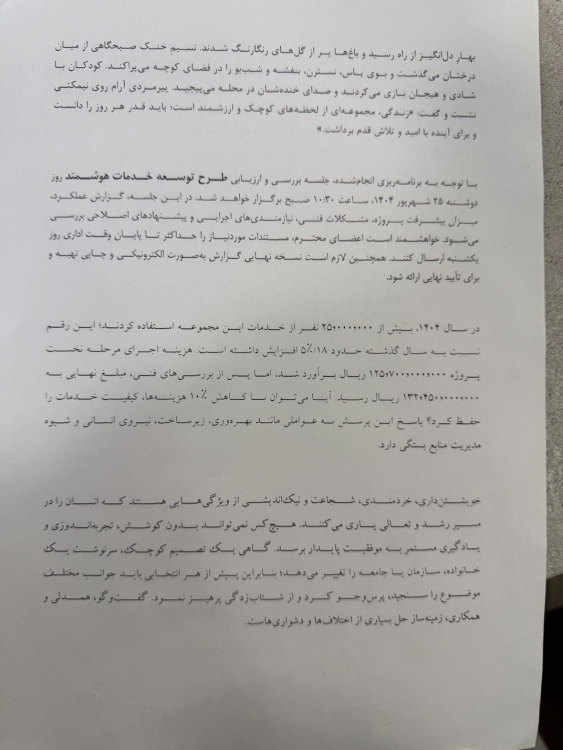
#> input picture ocr_eval/samples/prose_page.jpg, 1125 x 1500 px (shown at 1/2 size)
$ python -i page_prep.py   (imports and definitions only)
#> lines starting #> are read from the running program, lines starting #| are printed output that depends on the picture; after the words box and inside, x2 and y2 are one past the last pixel; in counts of white or black regions, pixels touching at a corner belong together
# -*- coding: utf-8 -*-
r"""Find the sheet of paper in the frame and hand the transcriber that, and only that.

A phone photo is not a page: it is a page lying on a desk, under a shadow, at an angle.
Everything in the frame that is not paper is texture, and `flatten()`'s background
division turns texture into ink — on test image 2 the empty grey desk below the
sheet produced four "lines" of output, one of them a whole fabricated table row
(«18 8 تا دا که ۱8111353112»). No amount of downstream filtering can fix that
reliably, because by then the noise looks exactly like faint text. It has to not be in
the image.

    find_quad   the paper's four corners, or None when the frame already is the page
    warp        perspective-correct to a rectangle (also removes the tilt, so a warped
                page needs no further deskew)
    crop_page   the whole decision: quad -> warp, else bounding box, else unchanged

What is deliberately NOT done here:

  * No binarisation, no contrast work, no resampling. This stage only answers "which
    pixels are the page"; `transcribe.flatten()` owns everything after that, and the
    two must not both decide the same thing.
  * A page that already fills the frame is returned untouched. The 90-document corpus
    is CamScanner output, already cropped, and warping an already-rectangular page
    costs a resample for nothing.

`Prep.to_original` maps a point in the prepared image back to the frame the caller
uploaded, so boxes can still be drawn on the original photo.
"""
from __future__ import annotations

from dataclasses import dataclass, field

import cv2
import numpy as np
from PIL import Image

# A contour must cover at least this much of the frame to be the page. Below it we are
# looking at a label, a shadow or a desk edge.
MIN_PAGE_FRAC = 0.25
# Above this, the page already is the frame: a scan, or a photo cropped by the camera app.
#
# This number is a deliberately blunt instrument, and the reason is a negative result worth
# recording. Five candidate ways to tell "scan that needs no crop" from "photo of a page on
# a desk" were measured on the 54 dev scans against the two phone photos — brightness of the
# surround, its texture, the page's bounding box, the quad's perspective offset, and its
# rectangularity — and **every one of them overlaps**: the least rectangular corpus scan is
# less rectangular than the photo, the darkest surround belongs to a scan, and so on. There
# is no cheap geometric signal here that separates the two populations.
#
# So the gate asks only the question it can answer honestly: is a large part of this frame
# not page? At 0.93 and 0.97 the crop fired on corpus scans and made every one of the three
# documents it touched worse (CER +1.4 to +7.1 pp, numbers and atoms both down). At 0.90 it
# touches no corpus scan at all and still takes test image 2, whose page covers 0.867
# of its frame. A page surrounded by a thin border is left alone — that border costs little,
# and cropping it has been measured to cost more.
FULL_FRAME_FRAC = 0.90
# A quadrilateral this close to its own bounding box is a rectangle photographed straight
# on; cropping it is free, warping it is a resample that buys nothing.
MIN_WARP_OFFSET = 0.015
# How far a quadrilateral may depart from its own bounding box before we distrust it as a
# perspective estimate and fall back to a straight crop.
MAX_QUAD_SKEW = 0.25


@dataclass
class Prep:
    """What was done to the image, and how to get back to the original."""
    cropped: bool = False
    warped: bool = False
    quad: list | None = None                       # 4 corners in original coordinates
    box: tuple | None = None                       # (x0, y0, x1, y1) in original coordinates
    original_size: tuple = (0, 0)
    size: tuple = (0, 0)
    inverse: np.ndarray | None = field(default=None, repr=False)   # prepared -> original

    # [10 lines left out: functions to_original, as_dict, not called in this run]


def _to_cv(im: Image.Image) -> np.ndarray:
    return cv2.cvtColor(np.asarray(im.convert("RGB")), cv2.COLOR_RGB2BGR)


def _to_pil(a: np.ndarray) -> Image.Image:
    return Image.fromarray(cv2.cvtColor(a, cv2.COLOR_BGR2RGB))


def _page_mask(bgr: np.ndarray) -> np.ndarray:
    """Paper is the smooth region; a desk is a textured one.

    Brightness alone does not work and the measurement says so: on test image 2 the
    concrete desk sits at V 150-175 and the paper at 160-210, overlapping so heavily that
    Otsu puts the threshold at 105 and calls 94% of the frame page. Local standard
    deviation separates the same two surfaces with no overlap at all — paper 1.0-1.4,
    desk 11-15 — because paper is smooth and a desk is speckled.

    Text is textured too, so the text block would be cut out of its own page. That is why
    the largest contour is taken filled: the text lines are holes inside the sheet, and
    filling the outer contour puts them back.
    """
    g = cv2.cvtColor(bgr, cv2.COLOR_BGR2GRAY).astype(np.float32)
    k = 11
    mu = cv2.blur(g, (k, k))
    sd = np.sqrt(np.maximum(cv2.blur(g * g, (k, k)) - mu * mu, 0))
    sd = cv2.blur(sd, (41, 41))                     # one stroke is not a texture
    t, _ = cv2.threshold(np.clip(sd * 4, 0, 255).astype(np.uint8), 0, 255,
                         cv2.THRESH_BINARY + cv2.THRESH_OTSU)
    smooth = (sd * 4 <= t)
    # Whatever is as bright as the paper is paper, however textured: this is what keeps a
    # dense block of text, and a coloured letterhead, inside the page.
    lum = cv2.blur(g, (41, 41))
    paper = float(np.percentile(mu, 97))
    bright = lum >= 0.88 * paper
    # Smoothness alone is not enough to call something paper. Otsu puts the threshold
    # between the two textures actually present, so on a page whose text is high contrast
    # and whose desk is only mildly speckled it lands *above* the desk and declares the
    # desk smooth — and then the whole frame is "page". A surface well darker than the
    # paper is not paper however flat it is.
    mask = ((bright | (smooth & (lum >= 0.70 * paper))).astype(np.uint8)) * 255
    kk = max(9, min(bgr.shape[:2]) // 50) | 1
    mask = cv2.morphologyEx(mask, cv2.MORPH_CLOSE, np.ones((kk, kk), np.uint8))
    mask = cv2.morphologyEx(mask, cv2.MORPH_OPEN, np.ones((7, 7), np.uint8))

    cnts, _ = cv2.findContours(mask, cv2.RETR_EXTERNAL, cv2.CHAIN_APPROX_SIMPLE)
    if not cnts:
        return mask
    filled = np.zeros_like(mask)
    cv2.drawContours(filled, [max(cnts, key=cv2.contourArea)], -1, 255, cv2.FILLED)
    return filled


# [6 lines left out: function _order_quad, not called in this run]


def find_quad(bgr: np.ndarray) -> tuple[np.ndarray | None, tuple | None]:
    """(quad, bounding box) of the page in original coordinates, each possibly None.

    The quad is only returned when the contour really is a quadrilateral: a page held
    flat against a desk gives one, a curled or partly occluded page does not, and
    warping to a wrong quad stretches the text out of shape.
    """
    h, w = bgr.shape[:2]
    scale = 900 / max(h, w)
    small = cv2.resize(bgr, None, fx=scale, fy=scale) if scale < 1 else bgr
    sh, sw = small.shape[:2]
    cnts, _ = cv2.findContours(_page_mask(small), cv2.RETR_EXTERNAL, cv2.CHAIN_APPROX_SIMPLE)
    if not cnts:
        return None, None
    c = max(cnts, key=cv2.contourArea)
    if cv2.contourArea(c) < MIN_PAGE_FRAC * sh * sw:
        return None, None
    # "Is there anything here but page?" is asked of the CONVEX HULL, and the two wrong
    # answers either side of it were both measured. The bounding box says no for a sheet
    # lying at an angle, whose box fills the frame while its corners are still desk — that
    # left test image 2 uncropped. The raw contour says yes for a clean scan, whose
    # mask is ragged at the edges, so 34 of 54 corpus scans were cropped and 13 of them
    # perspective-warped for nothing: whole numbers -7.7 pp and CER +3.2 pp on exactly
    # those 13. A page is convex, so its hull is the honest measure of how much of the
    # frame it occupies.
    if cv2.contourArea(cv2.convexHull(c)) >= FULL_FRAME_FRAC * sh * sw:
        return None, None                       # already a page-filling image

    x, y, bw, bh = cv2.boundingRect(c)
    s = 1 / scale if scale < 1 else 1.0
    box = (int(x * s), int(y * s), int((x + bw) * s), int((y + bh) * s))

    quad = None
    peri = cv2.arcLength(c, True)
    for eps in (0.02, 0.03, 0.04, 0.05):
        ap = cv2.approxPolyDP(c, eps * peri, True)
        if len(ap) == 4 and cv2.isContourConvex(ap):
            q = _order_quad(ap)
            # trust it only if it is a mild perspective, not a wild shape
            if cv2.contourArea(ap) >= 0.75 * bw * bh:
                side = max(np.ptp(q[:, 0][[0, 3]]), np.ptp(q[:, 0][[1, 2]]),
                           np.ptp(q[:, 1][[0, 1]]), np.ptp(q[:, 1][[2, 3]]))
                if side <= MAX_QUAD_SKEW * max(bw, bh):
                    quad = q * s
            break
    return quad, box


# [11 lines left out: function warp, not called in this run]


def _text_outside(bgr: np.ndarray, keep: np.ndarray) -> int:
    """Glyph-sized ink components lying outside the region we are about to keep.

    The crop must never be the thing that loses a line of the letter. A letterhead band,
    a footer, a marginal note: if the detector got the page edge wrong, this sees real
    letters in the offcut and the crop is abandoned. Losing text is unrecoverable;
    keeping a strip of desk is not.
    """
    g = cv2.cvtColor(bgr, cv2.COLOR_BGR2GRAY)
    bg = cv2.GaussianBlur(g, (0, 0), max(8, min(g.shape) / 60))
    ink = (g.astype(np.float32) / np.maximum(bg, 1) * 255 < 200).astype(np.uint8)
    n, lab, st, _ = cv2.connectedComponentsWithStats(ink, connectivity=8)
    if n < 3:
        return 0
    h = st[1:, 3]
    med = float(np.median(h[h > 1])) if (h > 1).any() else 0.0
    if med <= 0:
        return 0
    # Counting loose components is not enough: a speckled desk produces thousands of
    # glyph-sized specks, and on test image 2 that refused the very crop that
    # removes them. Text is distinguished from texture by *alignment* — several
    # components of similar height sharing a baseline — so rows are counted, not blobs.
    rows: dict[int, int] = {}
    for i in range(1, n):
        x, y, w, hh, area = st[i]
        if not (0.5 * med <= hh <= 2.5 * med and area >= 20):
            continue
        if keep[min(y + hh // 2, keep.shape[0] - 1), min(x + w // 2, keep.shape[1] - 1)]:
            continue
        rows[int((y + hh / 2) // max(med, 1))] = rows.get(int((y + hh / 2) // max(med, 1)), 0) + 1
    return sum(1 for c in rows.values() if c >= 4)


def crop_page(im: Image.Image) -> tuple[Image.Image, Prep]:
    """The page, cut out of the frame it was photographed in."""
    prep = Prep(original_size=im.size, size=im.size)
    bgr = _to_cv(im)
    quad, box = find_quad(bgr)

    # A quad that is already a rectangle gets a plain crop: same pixels kept, no resample.
    if quad is not None:
        bx = (quad[:, 0].min(), quad[:, 1].min(), quad[:, 0].max(), quad[:, 1].max())
        off = max(np.abs(quad[:, 0] - np.where(quad[:, 0] < (bx[0] + bx[2]) / 2, bx[0], bx[2])).max(),
                  np.abs(quad[:, 1] - np.where(quad[:, 1] < (bx[1] + bx[3]) / 2, bx[1], bx[3])).max())
        if off < MIN_WARP_OFFSET * max(bx[2] - bx[0], bx[3] - bx[1]):
            box = (int(bx[0]), int(bx[1]), int(bx[2]), int(bx[3]))
            quad = None

    # Refuse any crop that would throw away text.
    if quad is not None or box is not None:
        keep = np.zeros(bgr.shape[:2], bool)
        if quad is not None:
            cv2.fillConvexPoly(keep.view(np.uint8), quad.astype(np.int32), 1)
            keep = keep.view(np.uint8).astype(bool)
        else:
            x0, y0, x1, y1 = box
            keep[y0:y1, x0:x1] = True
        if _text_outside(bgr, keep) >= 2:
            return im, prep

    if quad is not None:
        out, inv = warp(bgr, quad)
        prep.cropped = prep.warped = True
        prep.quad = [[float(a), float(b)] for a, b in quad]
        prep.inverse = inv
    elif box is not None:
        x0, y0, x1, y1 = box
        out = bgr[y0:y1, x0:x1]
        prep.cropped = True
        prep.box = box
        prep.inverse = np.array([[1.0, 0.0, x0], [0.0, 1.0, y0], [0.0, 0.0, 1.0]])
    else:
        return im, prep

    if out.shape[0] < 32 or out.shape[1] < 32:    # a bad detection; keep the frame
        return im, Prep(original_size=im.size, size=im.size)
    pil = _to_pil(out)
    prep.size = pil.size
    return pil, prep

>>> from PIL import Image
>>> picture = Image.open('../../ocr_eval/samples/prose_page.jpg')
#> picture is the input picture: PIL image 1125x1500 RGB; mean R, G, B 170.5, 168.5, 165.9
>>> result = crop_page(picture)
#> in _page_mask, `sd = cv2.blur(sd, (41, 41))`:
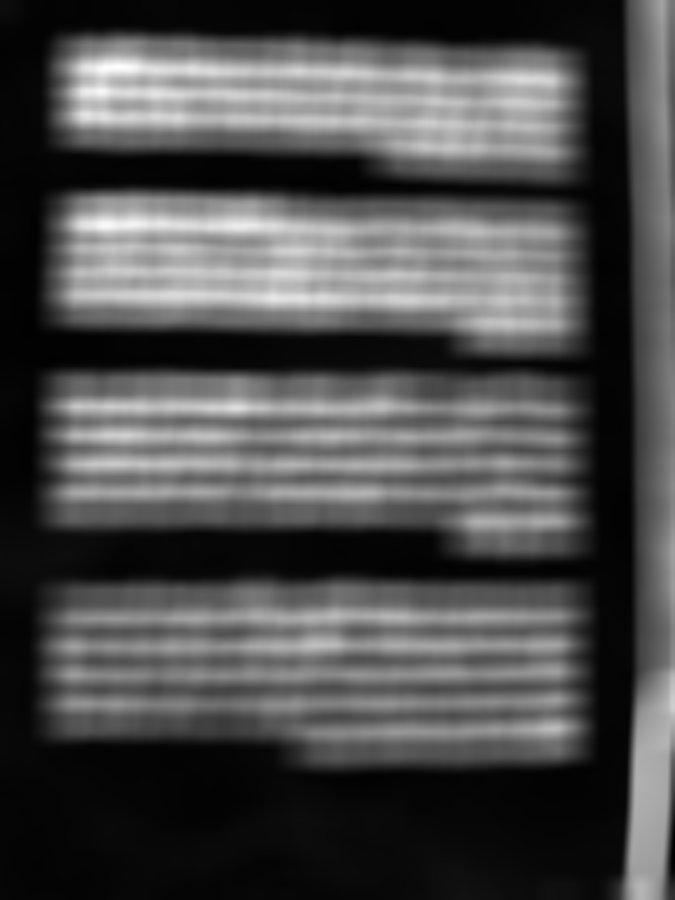
#> sd: shape (900, 675) float32; min 0.691, max 25.27, mean 8.2; drawn with min black and max white
#> in _page_mask, `t, _ = cv2.threshold(np.clip(sd * 4, 0, 255).astype(np.uint8), 0, 255,..`: t = 30
#> in _page_mask, `smooth = (sd * 4 <= t)`:
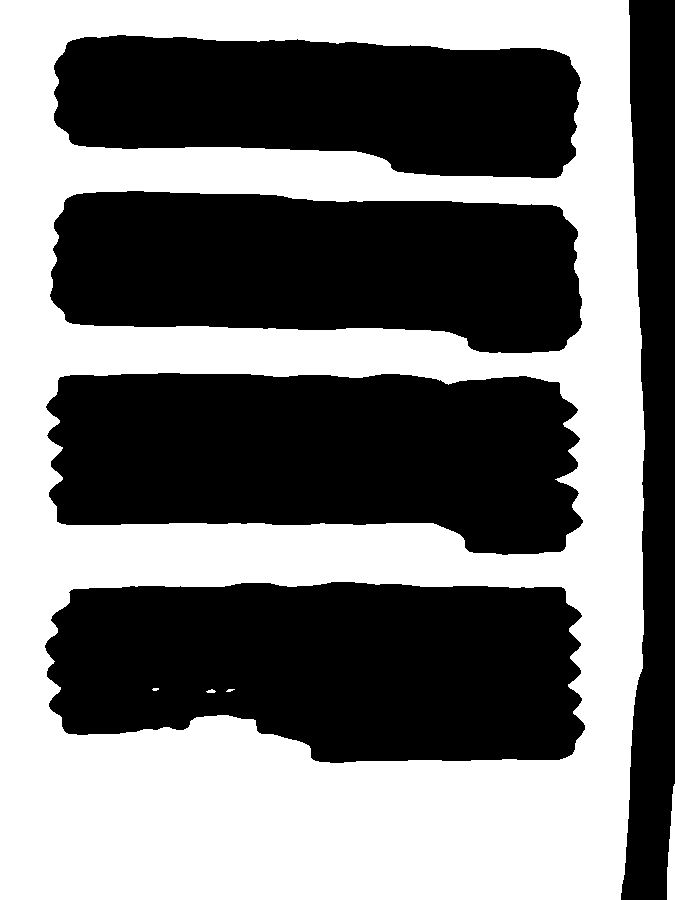
#> smooth: shape (900, 675) bool; 46.4% white; 5 white regions (2 under 20 px), largest, box (x1, y1, x2, y2) and area: (0, 0, 645, 900) 281365, (667, 784, 675, 900) 641, (206, 689, 216, 693) 27
#> in _page_mask, `paper = float(np.percentile(mu, 97))`: paper = 204.6
#> in _page_mask, `bright = lum >= 0.88 * paper`:
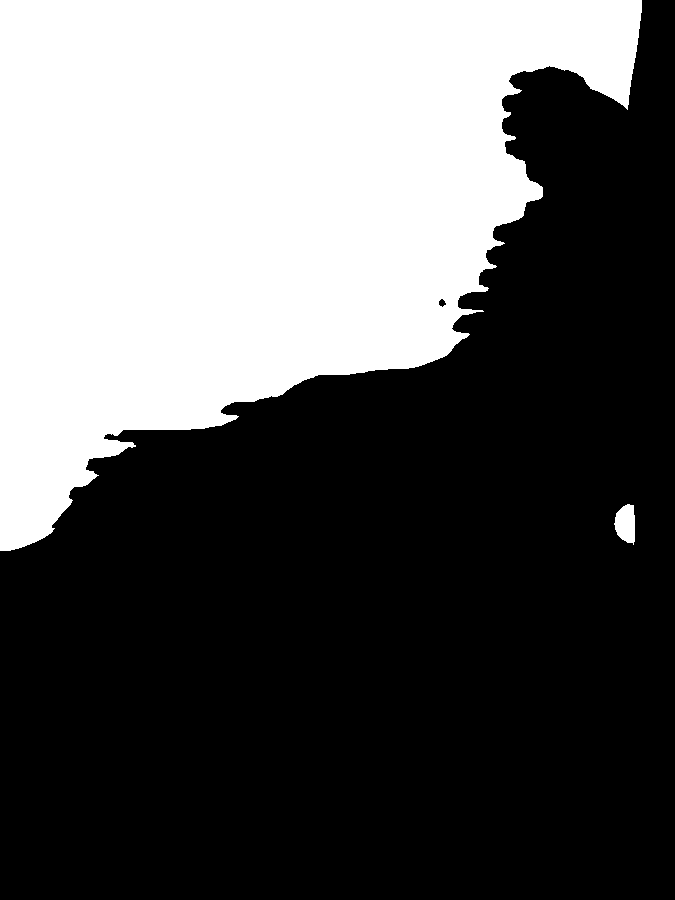
#> bright: shape (900, 675) bool; 36.3% white; 2 white regions, box (x1, y1, x2, y2) and area: (0, 0, 642, 551) 219718, (614, 504, 635, 545) 642
#> in _page_mask, `mask = cv2.morphologyEx(mask, cv2.MORPH_OPEN, np.ones((7, 7), np.uint8))`:
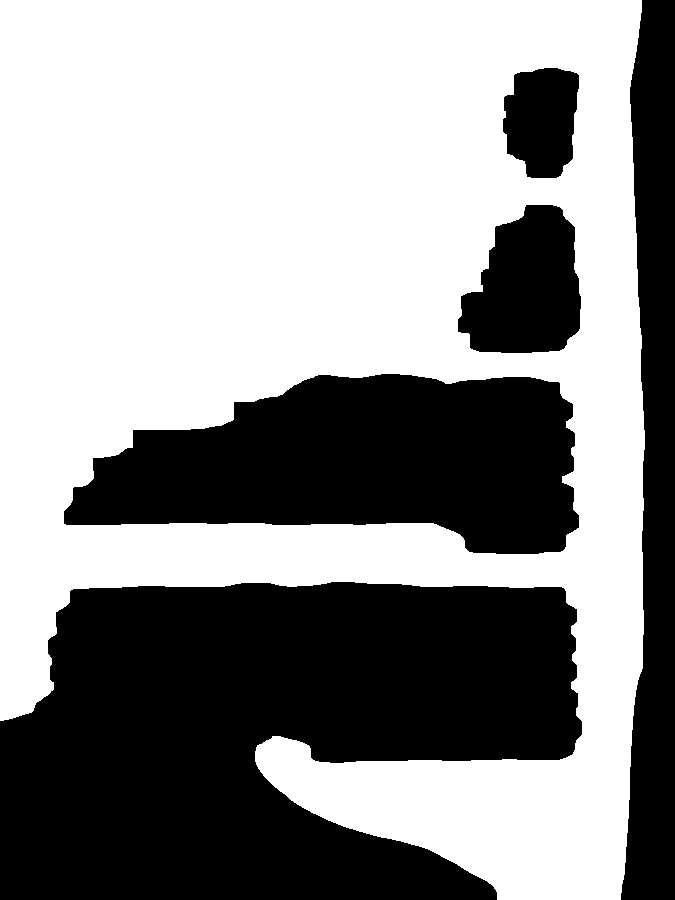
#> mask: shape (900, 675); 56.8% white; 5 black regions
#> in _page_mask, `cnts, _ = cv2.findContours(mask, cv2.RETR_EXTERNAL, cv2.CHAIN_APPROX_S..`: cnts = 1 contour; box (x1, y1, x2, y2) and area: (0, 0, 645, 900) 427494
#> in _page_mask, `cv2.drawContours(filled, [max(cnts, key=cv2.contourArea)], -1, 255, cv..`:
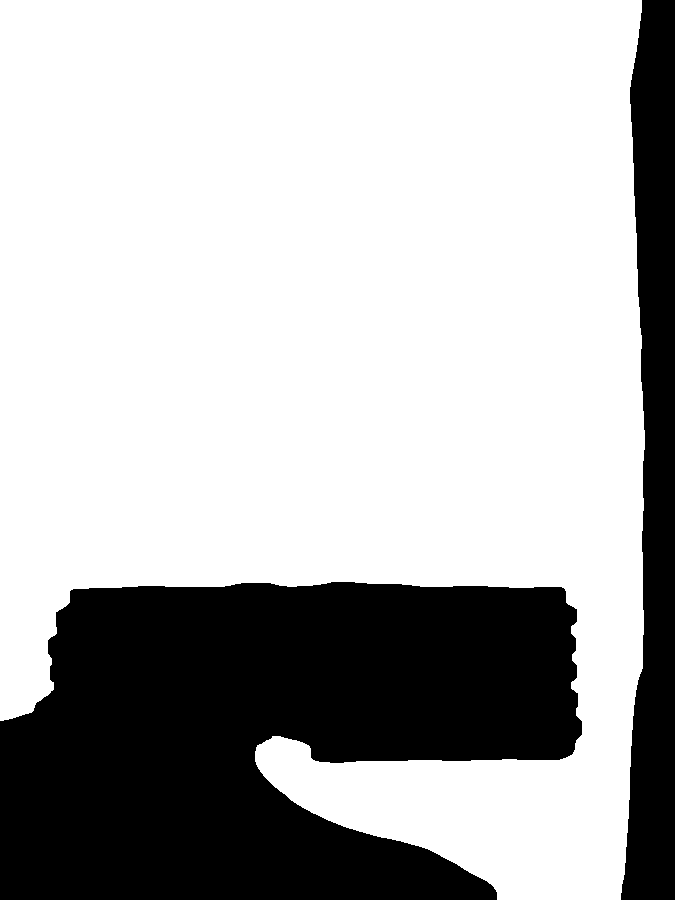
#> filled: shape (900, 675); 70.7% white; 2 black regions
#> in find_quad, `c = max(cnts, key=cv2.contourArea)`: c = contour of 530 points, box (x1, y1, x2, y2) (0, 0, 645, 900), area 427494
#> in find_quad, `x, y, bw, bh = cv2.boundingRect(c)`: x = 0; bw = 645; bh = 900
#> in find_quad, `box = (int(x * s), int(y * s), int((x + bw) * s), int((y + bh) * s))`: box = (0, 0, 1075, 1500)
#> in find_quad, `peri = cv2.arcLength(c, True)`: peri = 3964.5
#> in crop_page, `quad, box = find_quad(bgr)`: box = (0, 0, 1075, 1500)
#> in crop_page, `x0, y0, x1, y1 = box`: x0 = 0; x1 = 1075; y1 = 1500
#> in _text_outside, `n, lab, st, _ = cv2.connectedComponentsWithStats(ink, connectivity=8)`:
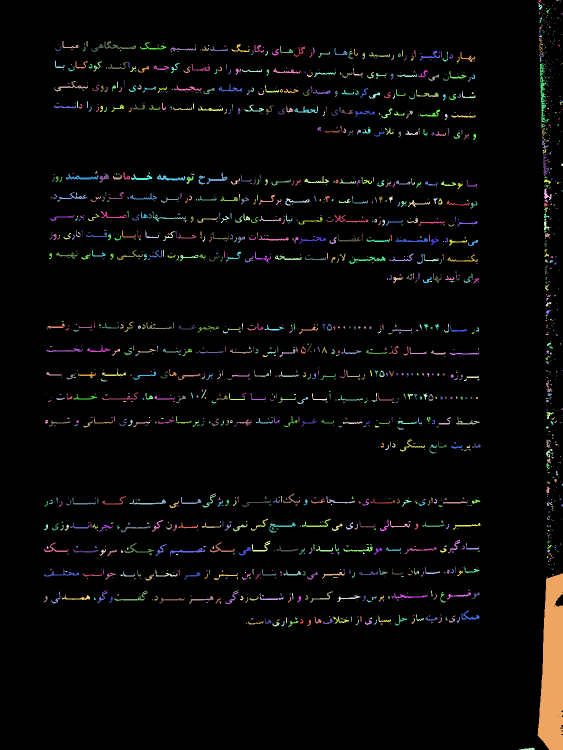
#> lab: shape (1500, 1125) int32 (shown at 1/2 size); 1788 distinct labels, from 0 to 1787; one colour per label, 0 black
#> in _text_outside, `n, lab, st, _ = cv2.connectedComponentsWithStats(ink, connectivity=8)`: n = 1788; st = 1788 rows, first 6: [0, 0, 1125, 1500, 1615729], [1077, 0, 6, 4, 18], [1112, 0, 5, 2, 7], [1119, 0, 2, 1, 2], [1120, 3, 1, 1, 1], [1077, 5, 8, 15, 56]
#> in _text_outside, `h = st[1:, 3]`: h = 1787 values, max 353 at index 1672, min 1 at index 2, mean 6.68
#> in _text_outside, `med = float(np.median(h[h > 1])) if (h > 1).any() else 0.0`: med = 6
#> the loop in _text_outside, `for i in range(1, n):` made 1787 passes
#> (x, y, w, hh, area) on passes 5, 17, 51: (1077, 5, 8, 15, 56), (1093, 20, 5, 7, 21), (1078, 60, 4, 10, 22)
#> after the loop in _text_outside, `for i in range(1, n):`: rows = 38 items
#> in crop_page, `out = bgr[y0:y1, x0:x1]`:
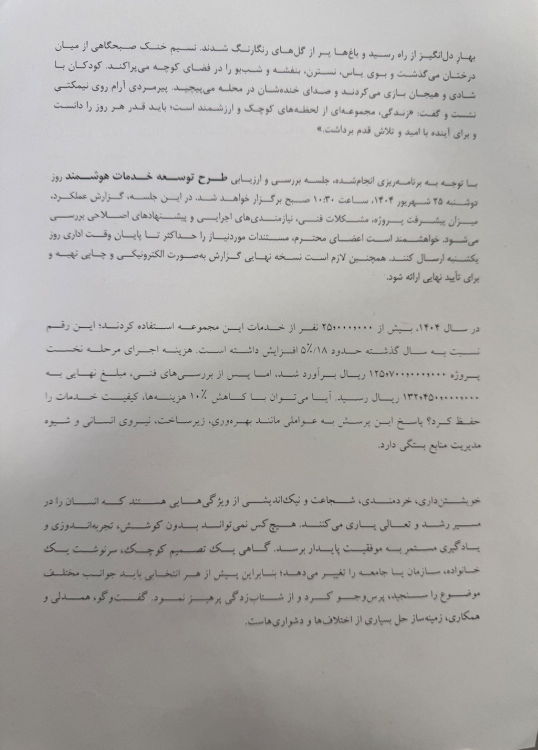
#> out: shape (1500, 1075, 3) (shown at 1/2 size); mean B, G, R 168.8, 171.1, 173.1
#> in crop_page, `prep.box = box`: prep.box = (0, 0, 1075, 1500)
#> in crop_page, `prep.inverse = np.array([[1.0, 0.0, x0], [0.0, 1.0, y0], [0.0, 0.0, 1...`: prep.inverse = [[1, 0, 0], [0, 1, 0], [0, 0, 1]]
